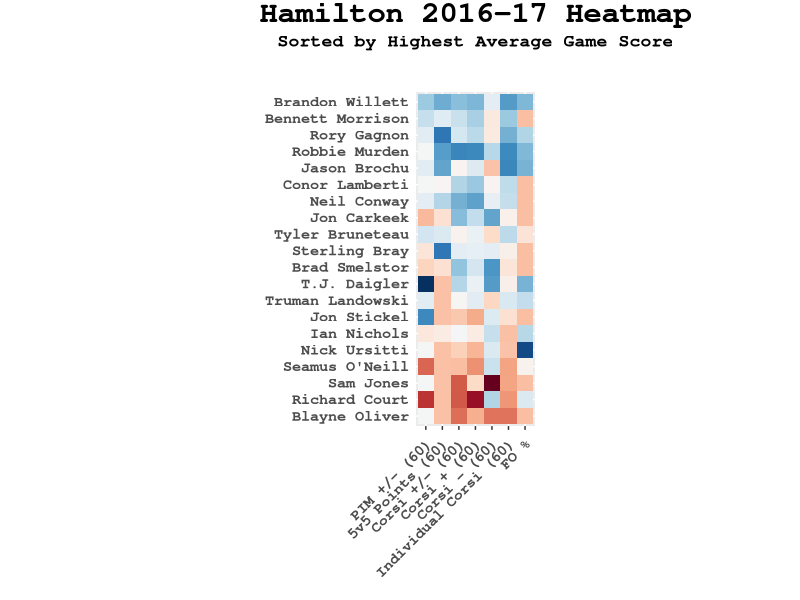

Source code (R):
# Code for Heatmap for Hamilton Hockey players 16-17

library(ggplot2)
library(RColorBrewer)
library(reshape2)


ham <- read.csv("Hamilton 16-17 Stats.csv",
                header = TRUE, stringsAsFactors = FALSE)

# Delete players with not enough GP
ham2 <- ham[-c(4:7),]

# Pick columns for use in heatmap
ham3 <- ham2[,c(1, 6, 20, 33:35, 38, 45, 46)]

# Make DIV/0 into 0
ham3[ham3 == "#DIV/0!"] <- 0

# Make all variables numeric
ham3$PIM.........60. <- as.numeric(ham3$PIM.........60.)
ham3$X5v5.POINTS..60. <- as.numeric(ham3$X5v5.POINTS..60.)
ham3$CORSI.......60 <- as.numeric(ham3$CORSI.......60)
ham3$CORSI......60. <- as.numeric(ham3$CORSI......60.)
ham3$CORSI......60..1 <- as.numeric(ham3$CORSI......60..1)
ham3$iCF...60. <- as.numeric(ham3$iCF...60.)
ham3$FO. <- as.numeric(ham3$FO.)
ham3$GAME.SCORE <- as.numeric(ham3$GAME.SCORE)

# Sort players by highest average Game Score
ham3 <- ham3[order(ham3$GAME.SCORE),]

# Give row names
rownames(ham3) <- ham3$Name
ham3$Name <- NULL

# Change Column Names
colnames(ham3) <- c("PIM +/- (60)", "5v5 Points (60)", 
                    "Corsi +/- (60)", "Corsi + (60)", 
                    "Corsi - (60)", "Individual Corsi (60)", 
                    "FO %", "Game Score")

# Reverse Corsi Against so that best players are blue and worst are red
ham3$`Corsi - (60)` <- -1 * ham3$`Corsi - (60)`

# Standardize values
ham4 <- scale(ham3[,c(1:8)])

hammatrix <- data.matrix(ham4)
meltedmatrix <- melt(hammatrix[,1:7])

hm.palette <- colorRampPalette(brewer.pal(11, "RdBu"), space = "Lab")

heatmap <- ggplot(meltedmatrix, aes(x = Var2, y = Var1, fill = value)) +
  geom_tile() + 
  coord_equal(expand = TRUE) + 
  labs(title = "Hamilton 2016-17 Heatmap", 
       subtitle = "Sorted by Highest Average Game Score") +
  theme(plot.title = element_text(hjust = 0.5, size = 22,
                                  face = "bold", family = "mono"), 
        axis.text.x = element_text(size = 11, angle = 45, 
                                   hjust = 1, face = "bold", 
                                   family = "mono", margin = margin(6,0,0,0)),
        axis.text.y = element_text(size = 11, face = "bold", 
                                   family = "mono"), 
        axis.ticks.y = element_blank(),
        axis.title = element_blank(), 
        legend.position = "none", 
        plot.margin = unit(c(1, 0, 5, 0), "mm"), 
        plot.subtitle = element_text(size = 13, face = "bold", 
                                     family = "mono", hjust = 0.5, 
                                     margin = margin(0,0,30,0)))


heatmap + scale_fill_gradientn(colors = hm.palette(100))

